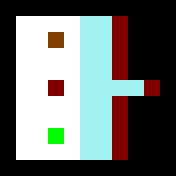

Rendered tile map (Tiled .tmx) drawn with the repository's tilesets; below, a short description and the full map source, tile grids included:
An orthogonal 11x11 tile map with 16x16 px tiles, 2 tile layers (Layer1, Layer2).

<map version="1.0" orientation="orthogonal" renderorder="right-down" width="11" height="11" tilewidth="16" tileheight="16" nextobjectid="1">
 <tileset firstgid="1" source="../Tiles.tsx" />
 <layer name="Layer1" width="11" height="11">
  <data encoding="csv">
1,1,1,1,1,1,1,1,1,1,1,
1,5,5,5,5,13,13,13,1,1,1,
1,5,5,5,5,13,13,13,1,1,1,
1,5,5,5,5,13,13,13,1,1,1,
1,5,5,5,5,13,13,13,1,1,1,
1,5,5,5,5,13,13,13,13,13,1,
1,5,5,5,5,13,13,13,1,1,1,
1,5,5,5,5,13,13,13,1,1,1,
1,5,5,5,5,13,13,13,1,1,1,
1,5,5,5,5,13,13,13,1,1,1,
1,1,1,1,1,1,1,1,1,1,1
</data>
 </layer>
 <layer name="Layer2" width="11" height="11">
  <data encoding="csv">
0,0,0,0,0,0,0,0,0,0,0,
0,0,0,0,0,0,0,3,0,0,0,
0,0,0,9,0,0,0,3,0,0,0,
0,0,0,0,0,0,0,3,0,0,0,
0,0,0,0,0,0,0,3,0,0,0,
0,0,0,3,0,0,0,0,0,3,0,
0,0,0,0,0,0,0,3,0,0,0,
0,0,0,0,0,0,0,3,0,0,0,
0,0,0,4,0,0,0,3,0,0,0,
0,0,0,0,0,0,0,3,0,0,0,
0,0,0,0,0,0,0,0,0,0,0
</data>
 </layer>
</map>
